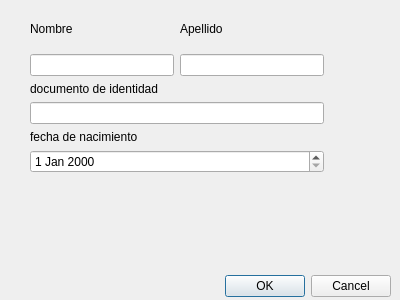
<?xml version="1.0" encoding="UTF-8"?>
<ui version="4.0">
 <class>regu</class>
 <widget class="QDialog" name="regu">
  <property name="geometry">
   <rect>
    <x>0</x>
    <y>0</y>
    <width>400</width>
    <height>300</height>
   </rect>
  </property>
  <property name="windowTitle">
   <string>Dialog</string>
  </property>
  <widget class="QDialogButtonBox" name="buttonBox">
   <property name="geometry">
    <rect>
     <x>50</x>
     <y>270</y>
     <width>341</width>
     <height>32</height>
    </rect>
   </property>
   <property name="orientation">
    <enum>Qt::Horizontal</enum>
   </property>
   <property name="standardButtons">
    <set>QDialogButtonBox::Cancel|QDialogButtonBox::Ok</set>
   </property>
  </widget>
  <widget class="QWidget" name="">
   <property name="geometry">
    <rect>
     <x>30</x>
     <y>10</y>
     <width>294</width>
     <height>163</height>
    </rect>
   </property>
   <layout class="QGridLayout" name="gridLayout_2">
    <item row="0" column="0">
     <layout class="QGridLayout" name="gridLayout">
      <item row="0" column="0">
       <widget class="QLabel" name="label">
        <property name="text">
         <string>Nombre</string>
        </property>
       </widget>
      </item>
      <item row="0" column="1">
       <widget class="QLabel" name="label_2">
        <property name="text">
         <string>Apellido</string>
        </property>
       </widget>
      </item>
      <item row="1" column="0">
       <widget class="QLineEdit" name="nombre"/>
      </item>
      <item row="1" column="1">
       <widget class="QLineEdit" name="apellido"/>
      </item>
     </layout>
    </item>
    <item row="1" column="0">
     <layout class="QVBoxLayout" name="verticalLayout">
      <item>
       <widget class="QLabel" name="label_3">
        <property name="text">
         <string>documento de identidad</string>
        </property>
       </widget>
      </item>
      <item>
       <widget class="QLineEdit" name="docident"/>
      </item>
      <item>
       <widget class="QLabel" name="label_4">
        <property name="text">
         <string>fecha de nacimiento </string>
        </property>
       </widget>
      </item>
      <item>
       <widget class="QDateEdit" name="fechan"/>
      </item>
     </layout>
    </item>
   </layout>
  </widget>
 </widget>
 <resources/>
 <connections>
  <connection>
   <sender>buttonBox</sender>
   <signal>accepted()</signal>
   <receiver>regu</receiver>
   <slot>accept()</slot>
   <hints>
    <hint type="sourcelabel">
     <x>248</x>
     <y>254</y>
    </hint>
    <hint type="destinationlabel">
     <x>157</x>
     <y>274</y>
    </hint>
   </hints>
  </connection>
  <connection>
   <sender>buttonBox</sender>
   <signal>rejected()</signal>
   <receiver>regu</receiver>
   <slot>reject()</slot>
   <hints>
    <hint type="sourcelabel">
     <x>316</x>
     <y>260</y>
    </hint>
    <hint type="destinationlabel">
     <x>286</x>
     <y>274</y>
    </hint>
   </hints>
  </connection>
 </connections>
</ui>
